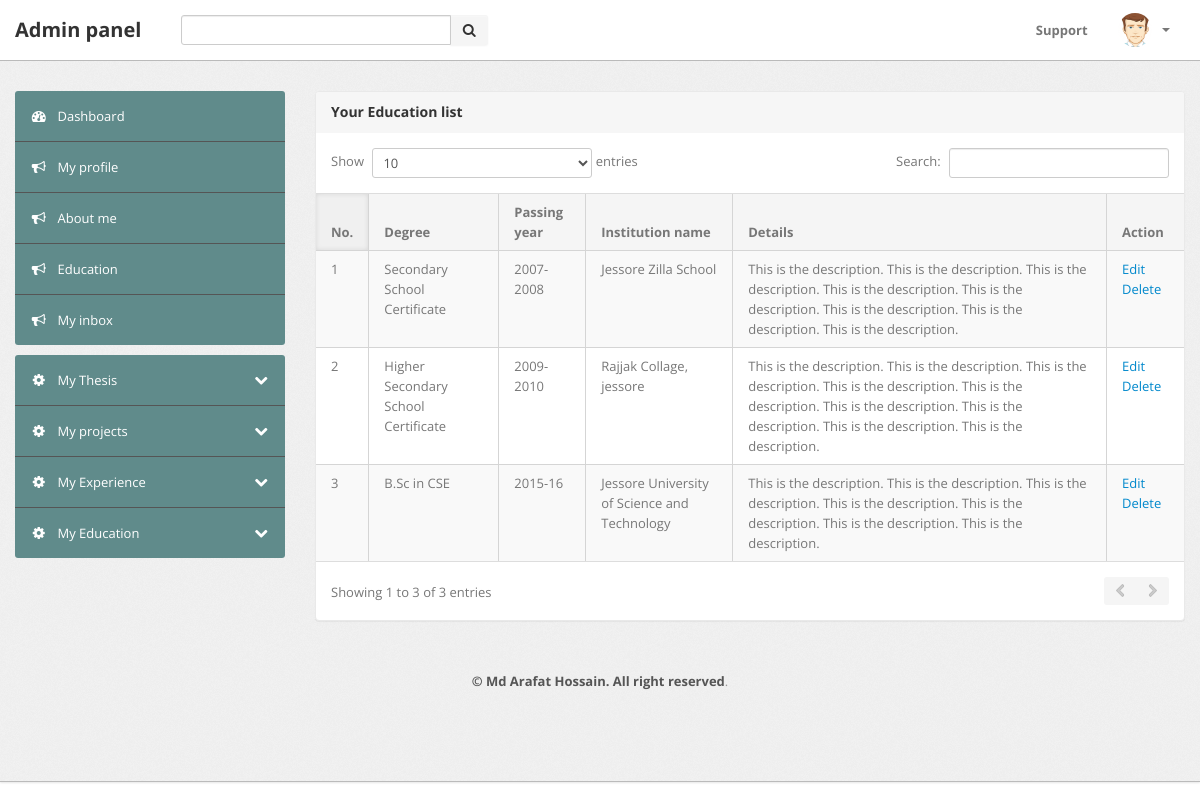
Page /website/admin/listeducation.php (signed in) on the committed database.
### tables this page shows
CREATE TABLE `education` (
  `id` int(11) NOT NULL,
  `degree_name` varchar(255) NOT NULL,
  `pass_year` varchar(16) NOT NULL,
  `institution` varchar(255) NOT NULL,
  `description` text NOT NULL
);

### website/admin/lib/Database.php (called while the page is built, shortened)
<?php
Class Database{
	public $host   = DB_HOST;
	public $user   = DB_USER;
	public $pass   = DB_PASS;
	public $dbname = DB_NAME;
	public $link;
	private function connectDB(){
	$this->link = new mysqli($this->host, $this->user, $this->pass, $this->dbname);
 }
	public function select($query){
		$result = $this->link->query($query) or die($this->link->error.__LINE__);
		if($result->num_rows > 0){
			return $result;
		} else {
			return false;
		}
	}
}

### website/admin/listeducation.php (the view, shortened to what this page needs)
<?php include 'inc/header.php'; ?>
<?php include 'inc/sidebar.php'; ?>
				<div class="span9">
					<div class="content">
						<div class="module">
							<div class="module-head">
								<h3>Your Education list</h3>
							</div>
							<div class="module-body table">
								<table cellpadding="0" cellspacing="0" border="0" class="datatable-1 table table-bordered table-striped	 display" width="100%">
									<thead>
										<tr>
											<th>No.</th>
											<th>Degree</th>
											<th>Passing year</th>
											<th>Institution name</th>
											<th>Details</th>
											<th>Action</th>
										</tr>
									</thead>
									<tbody>
							<?php
								$query = "SELECT * FROM education ORDER BY id DESC";
								$result = $db->select($query);
								if($result){
									$i=1;
									while($data = $result->fetch_assoc()){
							?>
								<tr class="odd gradeX">
									<td><?php echo $i; ?></td>
									<td><?php echo $data['degree_name']; ?></td>
									<td><?php echo $data['pass_year']; ?></td>
									<td><?php echo $data['institution']; ?></td>
									<td><?php echo $data['description']; ?></td>
									<td>
										<a href="editeducation.php?editId=<?php echo $data['id']; ?>">Edit</a>
										<a onclick="return confirm('Are you sure to delete?');"  href="deleteeducation.php?deleteId=<?php echo $data['id']; ?>">Delete</a>
					 				</td>
								</tr>
							<?php
								$i++;
								} }
							?>
									</tbody>
								</table>
							</div>
						</div>
<?php include 'inc/footer.php'; ?>

### website/admin/css/theme.css (style rules this page uses)
body { font-size: 13px; font-family: 'Open Sans', Arial, sans-serif; background: #fff; color: #777 }
h1, h2, h3, h4, h5, h6 { color: #333; margin-top: 0 }
h3 { font-size: 20px }
.module { background: #fff; -webkit-border-radius: 3px; -moz-border-radius: 3px; border-radius: 3px; border: 1px solid #ccc; border-bottom-color: #bbb; -webkit-box-shadow: 0 0 1px rgba(0,0,0,0.2); -moz-box-shadow: 0 0 1px rgba(0,0,0,0.2); box-shadow: 0 0 1px rgba(0,0,0,0.2); margin-bottom: 30px }
.table { margin-bottom: 0 }
.table th, .table td { border-color: #d5d5d5!important }
.table-bordered thead:first-child tr:first-child>th:first-child, .table-bordered tbody:first-child tr:first-child>td:first-child { -webkit-border-top-left-radius: 2px; -moz-border-radius-topleft: 2px; border-top-left-radius: 2px }
.table-bordered thead:first-child tr:first-child>th:last-child, .table-bordered tbody:first-child tr:first-child>td:last-child { -webkit-border-top-right-radius: 2px; -moz-border-radius-topright: 2px; border-top-right-radius: 2px }
.table-bordered thead:last-child tr:last-child>th:first-child, .table-bordered tbody:last-child tr:last-child>td:first-child, .table-bordered tfoot:last-child tr:last-child>td:first-child { -webkit-border-bottom-left-radius: 2px; -moz-border-radius-bottomleft: 2px; border-bottom-left-radius: 2px }
.table-bordered thead:last-child tr:last-child>th:last-child, .table-bordered tbody:last-child tr:last-child>td:last-child, .table-bordered tfoot:last-child tr:last-child>td:last-child { -webkit-border-bottom-right-radius: 2px; -moz-border-radius-bottomright: 2px; border-bottom-right-radius: 2px }
.module { box-shadow: 0 0 3px rgba(0,0,0,.1); border-color: #e9e9e9; margin-bottom: 20px; background-color: #fff; border-radius: 4px; -webkit-box-shadow: 0 1px 1px rgba(0,0,0,.05); box-shadow: 0 1px 1px rgba(0,0,0,.05); }
.module-head { color: #767676; background-color: #f6f6f6; border-color: #e9e9e9; padding: 10px 15px; border-bottom: 1px solid transparent; border-top-right-radius: 3px; border-top-left-radius: 3px; }
.module-head h3 { font-size: 14px; line-height: 20px; height: 20px; margin: 0 }
.module-body { padding: 15px }
.module-body.table { padding: 15px 0 }
.module-body.table .table th, .module-body.table .table td { padding-left: 15px; padding-right: 15px }
.dataTables_wrapper table th { background: #f5f5f5; cursor: pointer }
.dataTables_wrapper table th.sorting_asc, .dataTables_wrapper table th.sorting_desc { background: #f0f0f0; -webkit-box-shadow: 0 0 5px rgba(0,0,0,0.1) inset; -moz-box-shadow: 0 0 5px rgba(0,0,0,0.1) inset; box-shadow: 0 0 5px rgba(0,0,0,0.1) inset }
.dataTables_wrapper .table-bordered { -webkit-border-radius: 0; -moz-border-radius: 0; border-radius: 0; border-left: 0; border-right: 0 }
.dataTables_wrapper .table-bordered thead tr>th:first-child, .dataTables_wrapper .table-bordered tbody tr>td:first-child, .dataTables_wrapper .table-bordered tfoot tr>td:first-child, .dataTables_wrapper .table-bordered tfoot tr>th:first-child { border-left: 0 }
.dataTables_wrapper .table-bordered thead:first-child tr:first-child>th:first-child, .dataTables_wrapper .table-bordered tbody:first-child tr:first-child>td:first-child { -webkit-border-top-left-radius: 0; -moz-border-radius-topleft: 0; border-top-left-radius: 0 }
.dataTables_wrapper .table-bordered thead:first-child tr:first-child>th:last-child, .dataTables_wrapper .table-bordered tbody:first-child tr:first-child>td:last-child { -webkit-border-top-right-radius: 0; -moz-border-radius-topright: 0; border-top-right-radius: 0 }
.dataTables_wrapper .table-bordered thead:last-child tr:last-child>th:first-child, .dataTables_wrapper .table-bordered tbody:last-child tr:last-child>td:first-child, .dataTables_wrapper .table-bordered tfoot:last-child tr:last-child>td:first-child { -webkit-border-bottom-left-radius: 0; -moz-border-radius-bottomleft: 0; border-bottom-left-radius: 0 }
.dataTables_wrapper .table-bordered thead:last-child tr:last-child>th:last-child, .dataTables_wrapper .table-bordered tbody:last-child tr:last-child>td:last-child, .dataTables_wrapper .table-bordered tfoot:last-child tr:last-child>td:last-child { -webkit-border-bottom-right-radius: 0; -moz-border-radius-bottomright: 0; border-bottom-right-radius: 0 }

### rows in the picture
education: degree_name "Secondary School Certificate", pass_year "2007-2008", institution "Jessore Zilla School", description "This is the description. This is the description. This is the description. This is the description. This is the description. This is the description. This is the description. This is the description."
education: degree_name "Higher Secondary School Certificate", pass_year "2009-2010", institution "Rajjak Collage, jessore", description "This is the description. This is the description. This is the description. This is the description. This is the description. This is the description. This is the description. This is the description. This is the description."
education: degree_name "B.Sc in CSE", pass_year "2015-16", institution "Jessore University of Science and Technology", description "This is the description. This is the description. This is the description. This is the description. This is the description. This is the description. This is the description."
